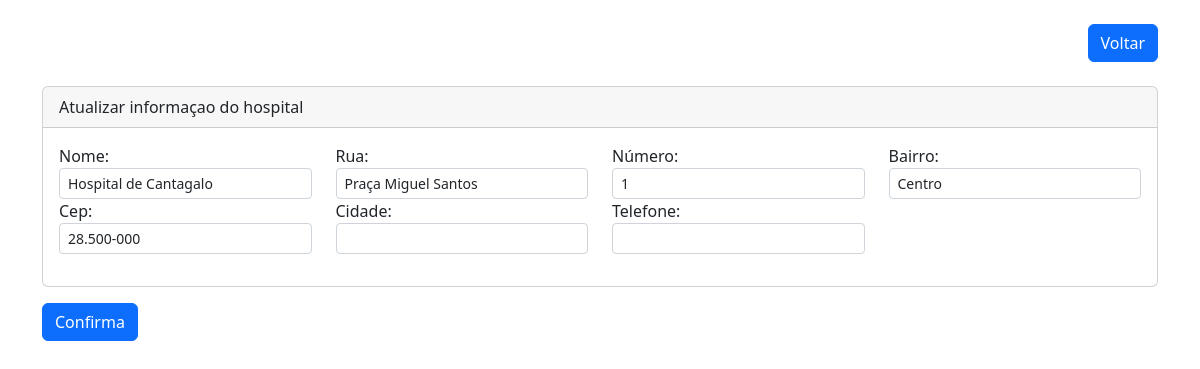
Screenshot of /App/views/user/HospitalView/editarHospital.php?id=1 with the database file from the repository.
### tables this page shows
CREATE TABLE IF NOT EXISTS `hospitais` (
  `id` int NOT NULL AUTO_INCREMENT,
  `nome` varchar(150) NOT NULL,
  `endereco` varchar(150) NOT NULL,
  `numero` int NOT NULL,
  `bairro` varchar(60) NOT NULL,
  `cep` varchar(10) NOT NULL,
  `cidade` varchar(220) NOT NULL,
  `telefone` varchar(13) NOT NULL,
  `created` datetime NOT NULL,
  `modified` datetime DEFAULT NULL,
  PRIMARY KEY (`id`)
);

### App/controllers/Hospital/HospitalEditarController.php (called while the page is built, shortened)
<?php
require_once (__DIR__ ."/../../models/HospitalModel.php");
class editarHospital
{
    private $editar;
    private $nome;
    private $endereco;
    private $numero;
    private $bairro;
    private $cep;
    private $telefone;
    private $cidade;
    public function __construct($id)
    {
        $this->editar = new Hospital();
        $this->criarFormulario($id);
    }
    public function criarFormulario($id)
    {
        $row = $this->editar->pesquisarHospital($id);
        if ($row) {
            $this->nome = $row['nome'];
            $this->endereco = $row['endereco'];
            $this->numero = $row['numero'];
            $this->bairro = $row['bairro'];
            $this->cep = $row['cep'];
            $this->telefone = $row['telefone'];
            $this->cidade = $row['cidade'];
        } else {
            echo "Registro não encontrado ou nome não está definido.";
        }
    }
    public function getNome()
    {
        return $this->nome;
    }
    public function getEndereco()
    {
        return $this->endereco;
    }
    public function getNumero()
    {
        return $this->numero;
    }
    public function getBairro()
    {
        return $this->bairro;
    }
    public function getCep()
    {
        return $this->cep;
    }
    public function getTelefone()
    {
        return $this->telefone;
    }
    public function getCidade()
    {
        return $this->cidade;
    }
}
    $id = filter_input(INPUT_GET, 'id');
$editaHospital = new editarHospital($id);
?>

### App/config/conexao.php (called while the page is built, shortened)
<?php
class Banco
{
    protected $mysqli;
    private function conexao($servidor, $usuario, $senha, $banco)
    {
        try {
            $this->mysqli = new mysqli($servidor, $usuario, $senha, $banco);
        } catch (Exception $e) {
            die($e->getMessage());
        }
    }
    public function getConexao()
    {
        return $this->mysqli;
    }
}
?>

### App/models/HospitalModel.php (called while the page is built, shortened)
<?php
require_once (__DIR__ ."/../dao/HospitalDAO.php");
class Hospital extends Banco
{
    private $hospitalDAO;
    public function __construct()
    {
        $this->hospitalDAO = new HospitalDAO();
    }
    public function pesquisarHospital($id)
    {
        return $this->hospitalDAO->localizarHospital($id);
    }
}
?>

### App/dao/HospitalDAO.php (called while the page is built, shortened)
<?php
require_once(__DIR__ . "/../config/conexao.php");
class HospitalDAO
{
    protected $conexao;
    public function __construct()
    {
        $this->conexao = new Banco();
    }
    public function localizarHospital($id)
    {
        try {
            $stmt = $this->conexao->getConexao()->prepare("SELECT * FROM hospitais WHERE id=?");
            $stmt->bind_param("i", $id);
            $stmt->execute();
            $result = $stmt->get_result();
            return $result->fetch_array(MYSQLI_ASSOC);
        } catch (Exception $e) {
            echo "Erro ao localizar hospital: " . $e->getMessage();
            return null;
        }
    }
}
?>

### App/views/user/HospitalView/editarHospital.php (the view, shortened to what this page needs)
<!DOCTYPE html>
<html lang="en">
<head>
    <link rel="stylesheet" href="https://cdn.jsdelivr.net/npm/bootstrap@5.2.2/dist/css/bootstrap.min.css"
>
</head>
<body>
<?php require_once("../../../controllers/Hospital/HospitalEditarController.php"); ?>
<div class="container">
    <header class="d-flex justify-content-between- my-4">
        <div class="ms-auto">
            <a href="indexHospital.php" class="btn btn-primary">Voltar</a>
        </div>
    </header>
    <form action=" " method="post" enctype="multipart/form-data">
        <div class="card">
            <div class="card-header">Atualizar informaçao do hospital</div>
            <div class="card-body">
                <div class="row mb-3">
                    <div class="col-md-3">
                        <label>Nome:</label>
                        <input type="text" class="form-control form-control-sm" name="nome"
                               value="<?php echo !empty($editaHospital->getNome()) ? $editaHospital->getNome() : ''; ?>">
                    </div>
                    <div class="col-md-3">
                        <label>Rua:</label>
                        <input type="text" class="form-control form-control-sm" name="endereco"
                               value="<?php echo !empty($editaHospital->getEndereco()) ? $editaHospital->getEndereco() : ''; ?>">
                    </div>
                    <div class="col-md-3">
                        <label>Número:</label>
                        <input type="text" class="form-control form-control-sm" name="numero"
                               value="<?php echo !empty($editaHospital->getNumero()) ? $editaHospital->getNumero() : ''; ?>">
                    </div>
                    <div class="col-md-3">
                        <label>Bairro:</label>
                        <input type="text" class="form-control form-control-sm" name="bairro"
                               value="<?php echo !empty($editaHospital->getBairro()) ? $editaHospital->getBairro() : ''; ?>">
                    </div>
                    <div class="col-md-3">
                        <label>Cep:</label>
                        <input type="text" class="form-control form-control-sm" name="cep"
                               value="<?php echo !empty($editaHospital->getCep()) ? $editaHospital->getCep() : ''; ?>">
                    </div>
                    <div class="col-md-3">
                        <label>Cidade:</label>
                        <input type="text" class="form-control form-control-sm" name="cidade"
                               value="<?php echo !empty($editaHospital->getCidade()) ? $editaHospital->getCidade() : ''; ?>">
                    </div>
                    <div class="col-md-3">
                        <label>Telefone:</label>
                        <input type="text" class="form-control form-control-sm" name="telefone"
                               value="<?php echo !empty($editaHospital->getTelefone()) ? $editaHospital->getTelefone() : ''; ?>">
                    </div>
                </div>
            </div>
        </div>
            <div class="mt-3">
                <button type="submit" class="btn btn-primary" id="editarHospital" name="submit" value="editarHospital">
                    Confirma
                </button>
            </div>
    </form>
</div>
</body>
</html>

### rows the page displays
hospitais: nome "Hospital de Cantagalo", endereco "Praça Miguel Santos", numero "1", bairro "Centro", cep "28.500-000"
